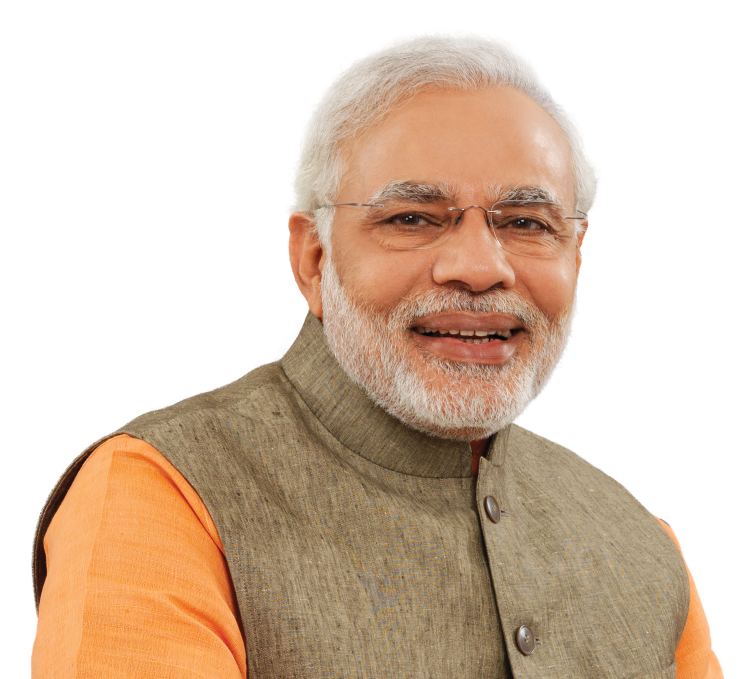
#> input picture Modi.jpg, 1500 x 1358 px, found by its file name (shown at 1/2 size)
$ python threshold.py
#> lines starting #> are read from the running program, lines starting #| are printed output that depends on the picture
from multiprocessing.spawn import import_main_path


import cv2 as cv
import numpy as np
img=cv.imread("images/modi.jpg")
#> img is the input picture: shape (1358, 1500, 3); mean B, G, R 178.6, 196.6, 217.3
img=cv.resize(img,(500,500),interpolation=cv.INTER_AREA)
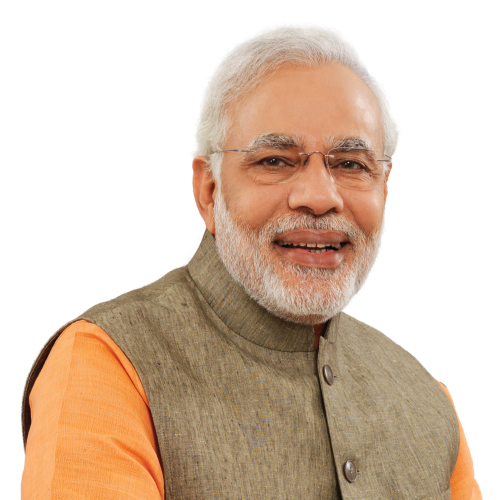
#> img: shape (500, 500, 3); mean B, G, R 178.6, 196.6, 217.3
#basic
threshold,thresh=cv.threshold(img,125,175,cv.THRESH_BINARY)
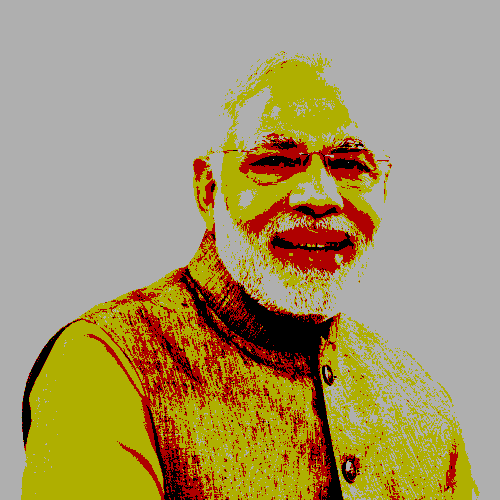
#> thresh: shape (500, 500, 3); mean B, G, R 105.8, 150.8, 167.1
cv.imshow("thresh",thresh)
#inverse
threshold,thresh=cv.threshold(img,125,175,cv.THRESH_BINARY_INV)
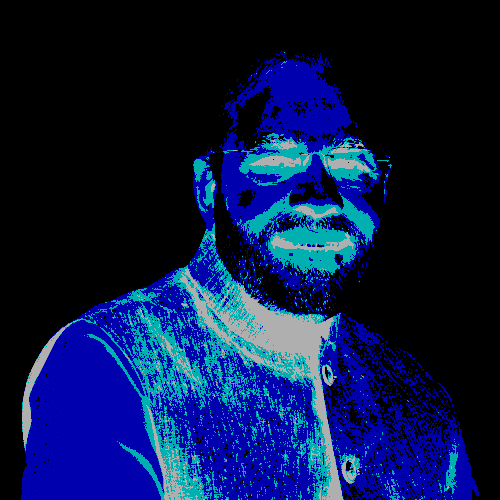
#> thresh: shape (500, 500, 3); mean B, G, R 69.2, 24.2, 7.9
cv.imshow("thresh_inv",thresh)
#adaptive
# thresh=cv.adaptiveThreshold(img,275,cv.ADAPTIVE_THRESH_MEAN_C,cv.THRESH_BINARY,11,9)
# cv.imshow("thresh",thresh)
cv.imshow("img",img)
cv.waitKey(0)

$ run again, with dog.jpg copied over Modi.jpg
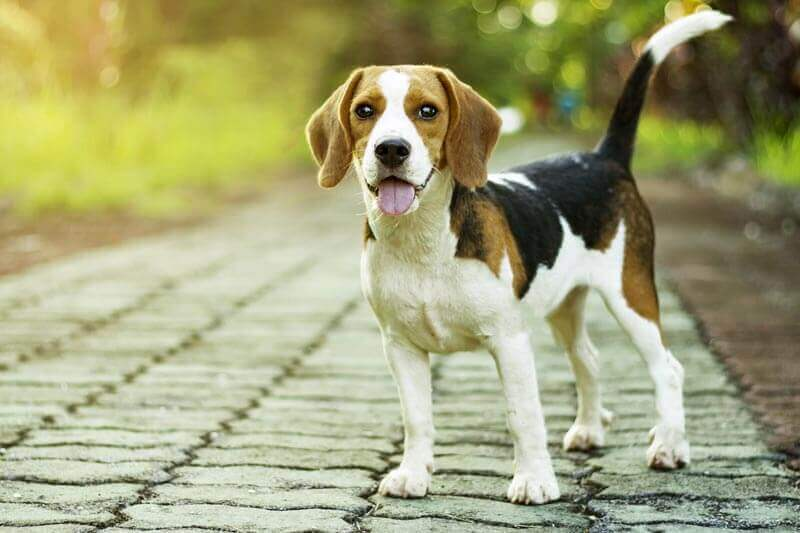
#> input picture dog.jpg, 800 x 533 px, found by its file name
#> img is the input picture: shape (533, 800, 3); mean B, G, R 119.4, 162.4, 161.9
#> `img=cv.resize(img,(500,500),interpolation=cv.INTER_AREA)`:
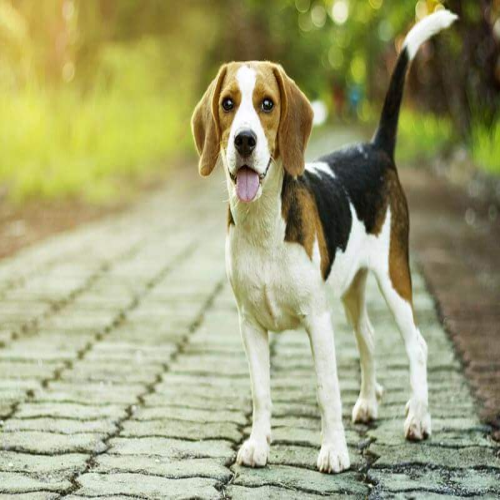
#> img: shape (500, 500, 3); mean B, G, R 119.4, 162.4, 161.9
#> `threshold,thresh=cv.threshold(img,125,175,cv.THRESH_BINARY_INV)`:
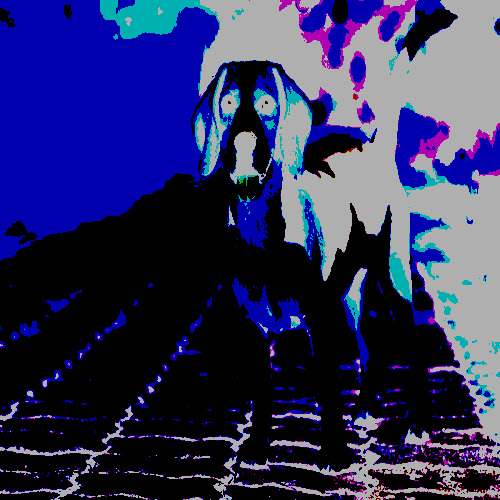
#> thresh: shape (500, 500, 3); mean B, G, R 94.2, 47.5, 45.5
